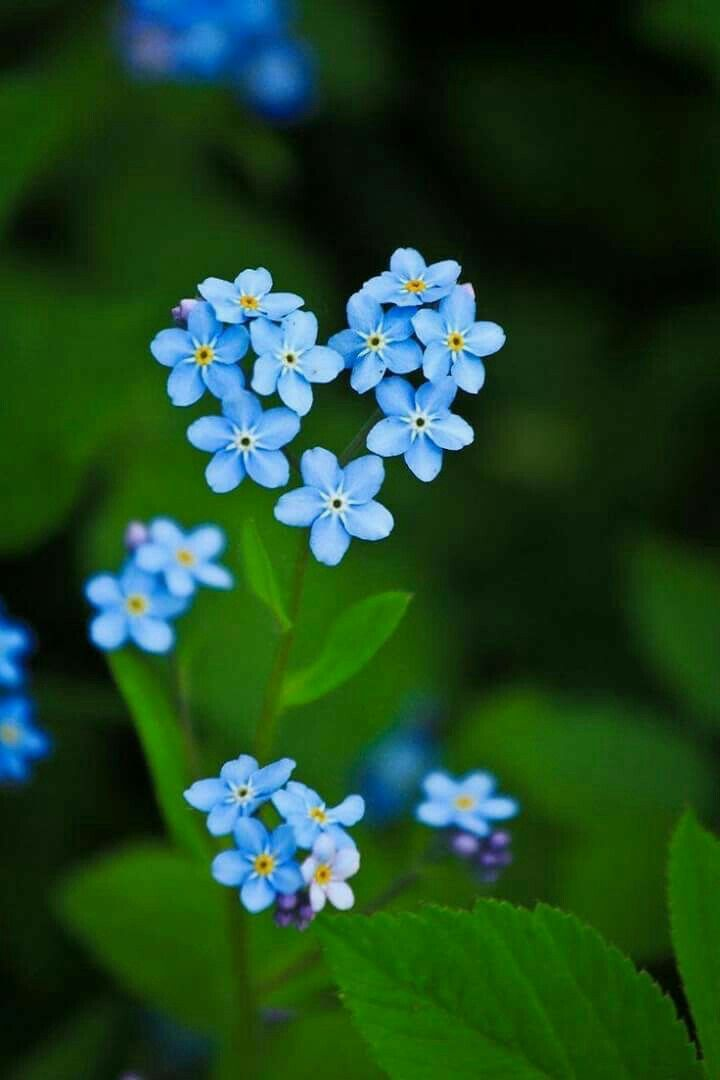
#> input picture images/cicek.jpg, 720 x 1080 px, found by its file name
$ jupyter execute --allow-errors '02_Ağırlık_Toplama_Yöntemi.ipynb'
#> lines starting #> are read from the running program, lines starting #| are printed output that depends on the picture
<a href="https://colab.research.google.com/github/mervebudakk/python/blob/main/02_A%C4%9F%C4%B1rl%C4%B1k_Toplama_Y%C3%B6ntemi.ipynb" target="_parent"></a>

#2. AĞIRLIK TOPLAMA YÖNTEMİ
RGB olarak tanımlanmış bir görüntüyü griye çevirme işleminde ağırlık metodu kullanılacaksa; R G B kanallarının kendine özgü ağırlıklarıyla uygulanacağı ifade edilmektedir. Sırasıyla R G ve B kanallarının ağırlıkları; 0.2126, 0.7152, 0.0722 şeklindedir.

 Ağırlık toplama yönteminin doğru uygulanabilmesinin ilk aşaması; RGB uzayında gama genleşmesi ve gama sıkıştırması fonksiyonlarının ortadan kaldırılması gerekir. Bu işlemin gerçekleştirilmesi için gerekli fonksiyon aşağıda tanımlanmıştır.

[cell 1]
#Google Drive'ınızı bağlamak için kullanılır.
from google.colab import drive
#> (the rest of this cell did not finish here and is left out)

[cell 2]
from PIL import Image
from IPython.display import display

#PIL modülünden Image kütüphanesi uygulamaya dahil edilir.

[cell 3]
from IPython.display import Image
Image(filename="/content/drive/My Drive/Resource/2_formul1.png")

İşlemin gerçekleşmesinden  sonra gelen  aşama ise doğrusal parlaklığın hesaplanmasıdır. Doğrusal parlaklık; üç doğrusal-yoğunluk değerlerinin ağırlıklı toplamı olarak hesaplanır.

[cell 4]
from IPython.display import Image
Image(filename="/content/drive/My Drive/Resource/2_formul2.png")

#2.1.Python ile Ağırlık Toplama Yöntemi Uygulaması:
Uygulamada renkli bir resmi gri tonlarına dönüştüreceğiz. Python dilinde resim dosyaları üzerinde işlem yapabilmek için “Image” kütüphanesini projeye dahil edilmelidir. Python dili için bu tür grafik kütüphanelerini içine bulunduran “PIL” paketini indirebilir. Bunun için terminalden “pip3 install pillow” komutunu yazarak ‘PIL’ paketini indirmiştik. PyCharmda Python Projesi açarak  kodlar yazılabilir.

Bu uygulamada ekranda görüntü alabilmek için “resim.show()” metodu kullanılır. Bu metodun çalışabilmesi için bir görüntüleme programına ihtiyaç vardır.
Griye dönüştürülecek resim PyCharmda Python projelerinin olduğu dosyanın içindeki venv klasöründe bulunmalıdır.Örneğin;
/home/gorountuisleme/PycharmProjects/deneme/venv

Bu sayede resmin adı kullanılarak resim çağrılabilir.Fakat resim ile dosya aynı klasörde değilse resmin olduğu yerin adresi kod parçasının ilgili kısmına yazılır. agirliktoplama.jpg olarak resmimizi kaydediyoruz.
agirliktoplama.jpg dosyanın orjinal hali:

[cell 5]
from IPython.display import Image
Image(filename="/content/drive/My Drive/Resource/2_gorsel1.jpg")

Oluşacak agirliktoplama_yeni.jpg dosyası:

[cell 6]
from IPython.display import Image
Image(filename="/content/drive/My Drive/Resource/2_gorsel1yeni.jpg")

#2.2.Ağırlık Toplama Python Kodu :

[cell 7]
from PIL import Image
import matplotlib.pyplot as plt
# İlk olarak PIL paketinden Image kütüphanesini projemize dahil ediyoruz.

resim = Image.open("/content/drive/My Drive/Resource/cicek.jpg")
#> resim is the input picture: PIL image 720x1080 RGB; mean R, G, B 31, 70.8, 37.8
# Kullanacağımız resmi ‘open’ fonksiyonu ile açıp ‘resim’ değişkenine atıyoruz.

yuklenen = resim.load()
#’resim’ değişkeninde bulunan resmimizi ‘load’ fonksiyonu ile uygulamamıza yüklüyoruz ve ‘yuklenen’ değişkenine atıyoruz.

genislik = resim.size[0]
#> genislik = 720
#Resmin çözünürlüğünün genişlik boyutunu ‘genislik’ değişkenine atıyoruz.

yukseklik = resim.size[1]
#> yukseklik = 1080
#Resmin çözünürlüğünün yükseklik boyutunu ‘yukseklik değişkenine atıyoruz.

for i in range (genislik):
#Burada iç içe döngü kullanarak resmin çözünürlük değerleri ile bir matris oluşturuldu. Böylece matris haline gelen her piksel üzerinde işlem yapılabilir.

  for j in range (yukseklik):
     r,g,b = resim.getpixel((i,j))
#Her pikselin renk değeri r,g,b, değişkenlerine atılır.

     gray = (int) ((r*0.2126)+(g*0.7152)+(b*0.0722))
#Gri tonları r,g,b değişkenlerinden gelen renk değerlerine göre ayarlanarak gray değişkeni içerisine atılır.

     yuklenen[i,j] = (gray,gray,gray)
#Her piksel için ayarlanan kırmızı,yeşil,mavi tonuna karşılık gelen gri tonu yine sırasıyla piksel piksel görüntüye işlenir.

resim.save("/content/drive/My Drive/Resource/agirliktoplama_yeni.jpg")
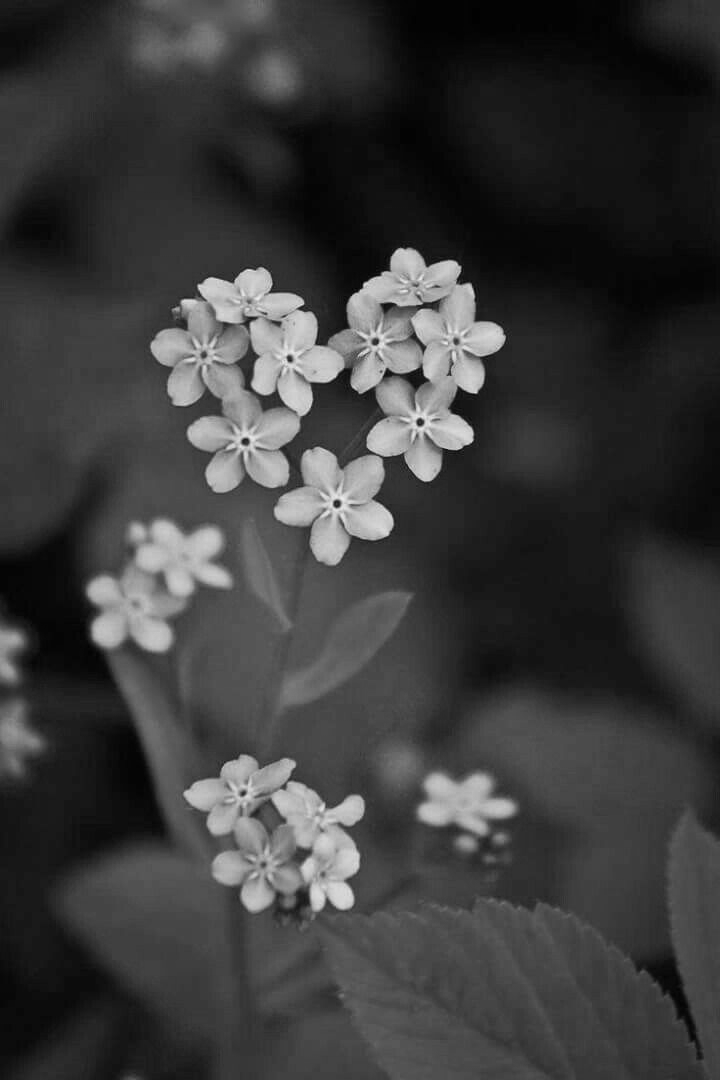
#> saved as agirliktoplama_yeni.jpg: PIL image 720x1080 RGB; min 0, max 238, mean 59.5
#for döngüsü içinden çıkılarak resim dosyası istenilen klasöre ‘save’ ile kaydedilir.

plt.imshow(resim, cmap="gray")
#> (this line was passed over: IPython is not available in this run)
plt.axis("off")
#> (this line was passed over: IPython is not available in this run)
plt.show()
#Son olarak resim görüntülenebilir.

#2.2.1.Ağırlık Toplama Opencv Python Kodu :

[cell 8]
import cv2
from google.colab.patches import cv2_imshow
#İlk olarak opencv kütüphanesini projemize dahil ediyoruz

resim = cv2.imread(r"/content/drive/My Drive/Resource/cicek.jpg")
#> resim: shape (1080, 720, 3)
#'imread' adlı fonksiyonuyla duzenliyecegimiz resmi 'resim' adlı degiskene atıyoruz

resim_gri = cv2.cvtColor(resim,cv2.COLOR_BGR2GRAY)
#'cvtColor' adlı fonksiyonla resmi griye çevirip 'resim_gri' adlı degiskenimize atıyoruz

cv2.imwrite(r"/content/drive/My Drive/Resource/asinmacicek.jpg",resim_gri)
#duzenlenen resmi 'imwrite' fonksiyonuyla kaydediyoruz.


cv2_imshow(resim)
#orjinal resmi 'imshow' fonksiyonuyla goruntuluyoruz
